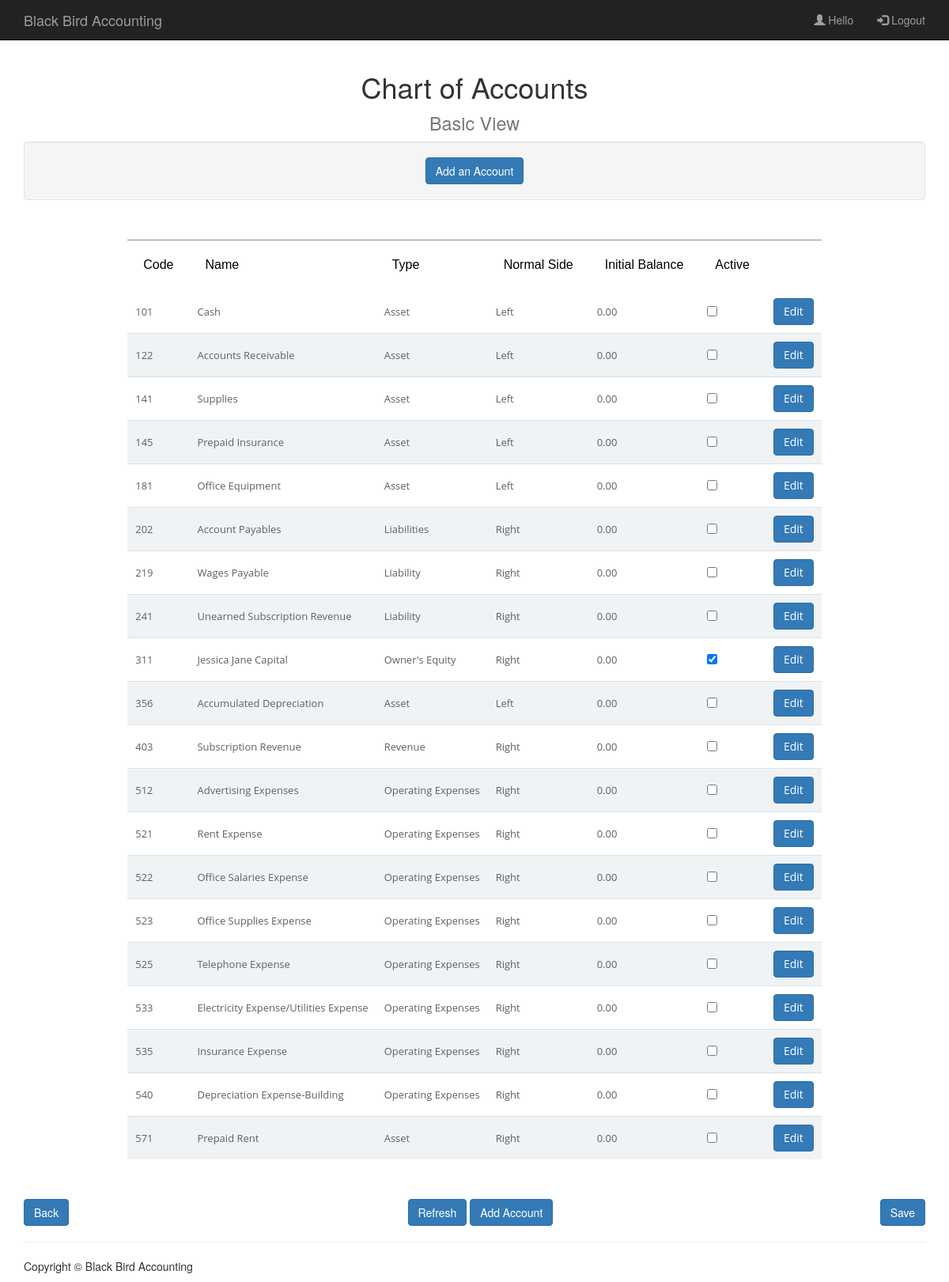
/ChartOfAccountsBasicPage.php, run on the app's committed database.
### tables this page shows
CREATE TABLE `chart_of_accounts` (
  `Account Code` int(11) NOT NULL,
  `Account Name` varchar(200) NOT NULL,
  `Account Type` varchar(30) NOT NULL,
  `Normal Side` varchar(5) NOT NULL,
  `Initial Balance` decimal(10,2) NOT NULL,
  `Order` int(11) NOT NULL,
  `Comment` text NOT NULL,
  `Added By` varchar(50) NOT NULL,
  `Added On` timestamp NOT NULL DEFAULT CURRENT_TIMESTAMP ON UPDATE CURRENT_TIMESTAMP,
  `Active` int(11) NOT NULL,
  `Group` varchar(30) NOT NULL
);

### php/ChartofAccountsfunc.php (the view, shortened to what this page needs)
<?php
function loadBasicCOA(){
	$servername = "localhost";
	$username = "root";
	$password = "";
	$con = mysqli_connect($servername,$username,$password);
	mysqli_select_db($con,"application_domain");
	$sql = "SELECT * FROM chart_of_accounts";
	$myData = mysqli_query($con,$sql);
	while($record = mysqli_fetch_array($myData)){
    	echo "<tr>";
    	echo "<td class=\"text-left\">" . $record['Account Code'] . "</td>";
    	echo "<td class=\"text-left\">" . $record['Account Name'] . "</td>";
    	echo "<td class=\"text-left\">" . $record['Account Type'] . "</td>";
    	echo "<td class=\"text-left\">" . $record['Normal Side'] . "</td>";
    	echo "<td class=\"text-left\">" . $record['Initial Balance'] . "</td>";
    	echo "<td class=\"text-left\">";
    	if ($record['Active'] == 0){
            echo "<input type=\"checkbox\" name=\"checkboxActiveList[]\" value=\"" . $record['Account Name'] . "\"/>";
        }
    	else{
            echo "<input type=\"checkbox\" name=\"checkboxActiveList[]\" value=\"" . $record['Account Name'] . "\" checked=\"checked\"/>";
        }
    	echo "</td>";
        echo "<td><button type=\"button\" name=\"activateSaveModal\" class=\"btn btn-primary\" data-toggle=\"modal\" data-target=\"#editModal" . $record['Account Code'] . "\" data-whatever=\"@getbootstrap\">Edit</button></td>" .
             "<div class=\"modal fade\" id=\"editModal" . $record['Account Code'] . "\" tabindex=\"-1\" role=\"dialog\" aria-labelledby=\"editModalLabel\" aria-hidden=\"true\">" .
                 "<div class=\"modal-dialog\" role=\"document\">" .
                     "<div class=\"modal-content\">" .
                         "<div class=\"modal-header\">" .
                             "<h3 class=\"modal-title\" id=\"editModalLabel\">Edit an Account</h3>" .
                             "<button type=\"button\" class=\"close\" data-dismiss=\"modal\" aria-label=\"Close\">" .
                                 "<span aria-hidden=\"true\">&times;</span>" .
                             "</button>" .
                         "</div>" .
                         "<div class=\"modal-body\">" .
                             "<form name=\"editAccountModalForm\" action=\"php/ChartofAccountsfunc.php\" method=\"POST\" class=\"navbar-center\">" .
                                 "<div class = \"form-group\">" .
                                     "<label>Account Name</label>" .
                                     "</br>" .
                                     "<label>" . $record['Account Name'] . "</label>" .
                                     "<input type=\"hidden\" name=\"AccountCode\" value=\"" . $record['Account Code'] . "\"/>" .
                                     "<input type=\"hidden\" name=\"AccountName\" value=\"" . $record['Account Name'] . "\"/>" .
                                 "</div>" .
                                 "<div class = \"form-group\">" .
                                     "<label>Account Order</label>" .
                                     "</br>" .
                                     "<input id='orderInput' name='orderInput' type='number' value='" . $record['Order'] . "'/>" .
                                 "</div>" .
                                 "<div class = \"form-group\">" .
                                     "<label>Is the acccount active?</label></br>";
                                echo "</div>" .
                                 "<div class = \"form-group\">" .
                                     "<label>Account Group</label> </br>" .
                                     "<input id='groupText' name='GroupText' type='text' value='" . $record['Group'] . "'/>" .
                                 "</div>" .
                                 "<div class = \"form-group\">" .
                                     "<label>Account Comments</label></br>" .
                                     "<textarea id='commentText' name='CommentText' type='text'>" . $record['Comment'] . "</textarea>" .
                                 "</div>" .
                                 "</br>" .
                                 "<input type=\"submit\" value=\"Save\" class=\"btn btn-primary\" id=\"updateAccountInfo\" name=\"updateAccountInfo\">" .
                             "</form>" .
                         "</div>" .
                         "<div class=\"modal-footer\">" .
                         "</div>" .
                     "</div>" .
                 "</div>" .
             "</div>";
    	echo "</tr>";
	}
}
?>

### css/tables.css (style rules this page uses)
* { -moz-box-sizing: border-box; -webkit-box-sizing: border-box; box-sizing: border-box; }
body { background:#353a40; }
tbody tr td { font-family: 'Open Sans', sans-serif; font-weight:400; color:#5f6062; font-size:13px; padding:10px 10px 10px 10px; border-bottom:1px solid #e0e0e0; }
tbody tr:nth-child(2n) { background:#f0f3f5; }

### ChartOfAccountsBasicPage.php (style rules this page uses)
body { padding-top: 70px; }

### data on the page
chart_of_accounts: Account Code "101", Account Name "Cash", Account Type "Asset", Normal Side "Left", Initial Balance "0.00"
chart_of_accounts: Account Code "122", Account Name "Accounts Receivable", Account Type "Asset", Normal Side "Left", Initial Balance "0.00"
chart_of_accounts: Account Code "141", Account Name "Supplies", Account Type "Asset", Normal Side "Left", Initial Balance "0.00"
chart_of_accounts: Account Code "145", Account Name "Prepaid Insurance", Account Type "Asset", Normal Side "Left", Initial Balance "0.00"
chart_of_accounts: Account Code "181", Account Name "Office Equipment", Account Type "Asset", Normal Side "Left", Initial Balance "0.00"
chart_of_accounts: Account Code "202", Account Name "Account Payables", Account Type "Liabilities", Normal Side "Right", Initial Balance "0.00"
chart_of_accounts: Account Code "219", Account Name "Wages Payable", Account Type "Liability", Normal Side "Right", Initial Balance "0.00"
chart_of_accounts: Account Code "241", Account Name "Unearned Subscription Revenue", Account Type "Liability", Normal Side "Right", Initial Balance "0.00"
chart_of_accounts: Account Code "311", Account Name "Jessica Jane Capital", Account Type "Owner's Equity", Normal Side "Right", Initial Balance "0.00"
chart_of_accounts: Account Code "356", Account Name "Accumulated Depreciation", Account Type "Asset", Normal Side "Left", Initial Balance "0.00"
chart_of_accounts: Account Code "403", Account Name "Subscription Revenue", Account Type "Revenue", Normal Side "Right", Initial Balance "0.00"
chart_of_accounts: Account Code "512", Account Name "Advertising Expenses", Account Type "Operating Expenses", Normal Side "Right", Initial Balance "0.00"
chart_of_accounts: Account Code "521", Account Name "Rent Expense", Account Type "Operating Expenses", Normal Side "Right", Initial Balance "0.00"
chart_of_accounts: Account Code "522", Account Name "Office Salaries Expense", Account Type "Operating Expenses", Normal Side "Right", Initial Balance "0.00"
chart_of_accounts: Account Code "523", Account Name "Office Supplies Expense", Account Type "Operating Expenses", Normal Side "Right", Initial Balance "0.00"
chart_of_accounts: Account Code "525", Account Name "Telephone Expense", Account Type "Operating Expenses", Normal Side "Right", Initial Balance "0.00"
chart_of_accounts: Account Code "533", Account Name "Electricity Expense/Utilities Expense", Account Type "Operating Expenses", Normal Side "Right", Initial Balance "0.00"
chart_of_accounts: Account Code "535", Account Name "Insurance Expense", Account Type "Operating Expenses", Normal Side "Right", Initial Balance "0.00"
chart_of_accounts: Account Code "540", Account Name "Depreciation Expense-Building", Account Type "Operating Expenses", Normal Side "Right", Initial Balance "0.00"
chart_of_accounts: Account Code "571", Account Name "Prepaid Rent", Account Type "Asset", Normal Side "Right", Initial Balance "0.00"
